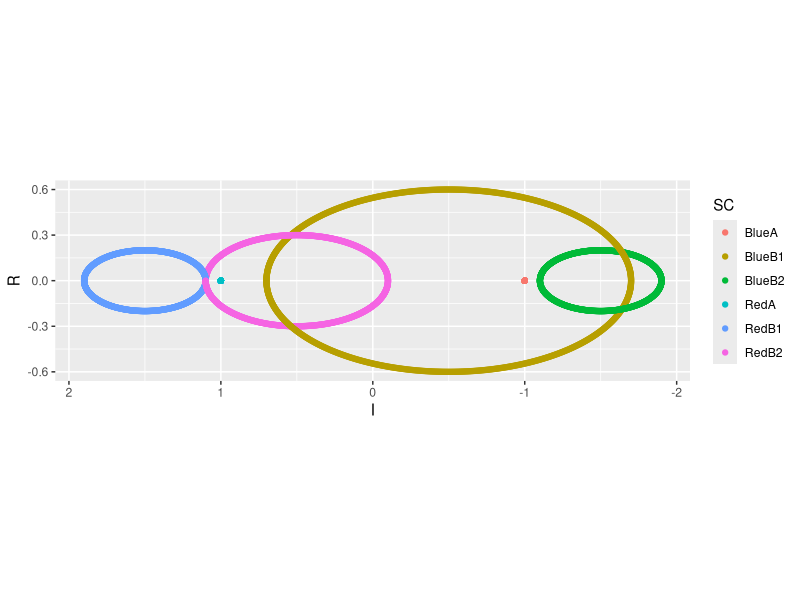

The R script that drew this image: (Note: this script raises an error after producing the figure.)
library(dplyr)

R_dist <- sin(1:1000 * 2 * pi / 1000)
I_dist <- 2 * cos(1:1000 * 2 * pi / 1000)
RB1_I <- 1.5
RB2_I <- .5
BB1_I <- -.5
BB2_I <- -1.5
RB1_O <- .2
RB2_O <- .3
BB1_O <- .6
BB2_O <- .2

dat <- tibble::tibble(
  time = Sys.time() + 1:1000,
  R_RedA = rep(0, 1000),
  I_RedA = rep(1, 1000),
  R_RedB1 = RB1_O * R_dist,
  I_RedB1 = RB1_I + RB1_O * I_dist,
  R_RedB2 = RB2_O * R_dist,
  I_RedB2 = RB2_I + RB2_O * I_dist,
  R_BlueA = rep(0, 1000),
  I_BlueA = rep(-1, 1000),
  R_BlueB1 = BB1_O * R_dist,
  I_BlueB1 = BB1_I + BB1_O * I_dist,
  R_BlueB2 = BB2_O * R_dist,
  I_BlueB2 = BB2_I + BB2_O * I_dist
)

p<- dat %>%
  tidyr::pivot_longer(-time,
                      names_to = c(".value", "SC"),
                      names_pattern = "(.)_(.*)") %>%
  ggplot2::ggplot() +
  ggplot2::aes(x = I,
               y = R,
               color = SC) +
  ggplot2::geom_point() +
  ggplot2::scale_x_reverse() +
  ggplot2::coord_fixed()

p <- p + gganimate::transition_time(time) +
  ggplot2::labs(title = "Time: {frame_time}") +
  shadow_wake(wake_length = 0.1, alpha = FALSE)

p
